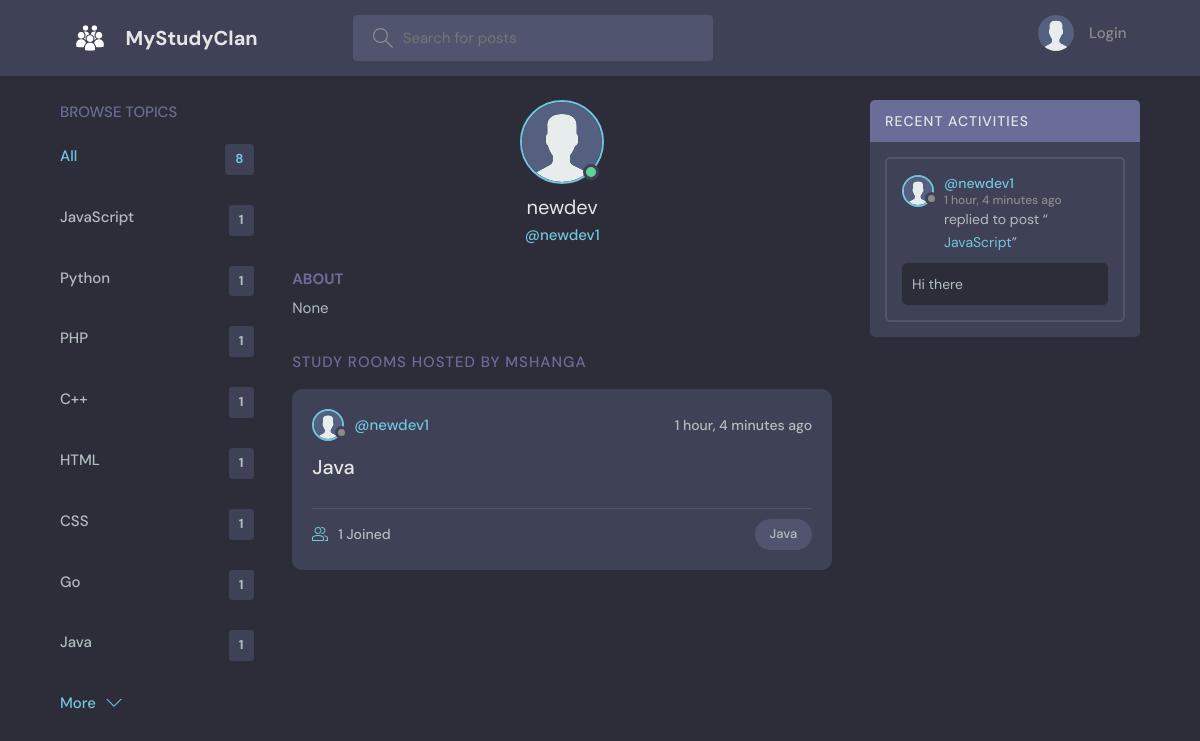
The app's page /profile/2/ with its own data.
### base/models.py (models this page shows, shortened)
class Topic(models.Model):
    name = models.CharField(max_length=200)

class User(AbstractUser):
    name = models.CharField(max_length=200, null=True)
    email = models.EmailField(unique=True, null=True)
    bio = models.TextField(null=True)
    avatar = models.ImageField(null=True, default="avatar.svg")
    USERNAME_FIELD = 'email'
    REQUIRED_FIELDS = []

class Room(models.Model):
    host = models.ForeignKey(User, on_delete=models.SET_NULL, null=True)
    topic = models.ForeignKey(Topic, on_delete=models.SET_NULL, null=True)
    name = models.CharField(max_length=200)
    description = models.TextField(null=True, blank=True)
    participants = models.ManyToManyField(
        User, related_name='participants', blank=True)
    updated = models.DateTimeField(auto_now=True)
    created = models.DateTimeField(auto_now_add=True)
    class Meta:
        ordering = ['-updated', '-created']
    def __str__(self):
        return self.name

class Message(models.Model):
    user = models.ForeignKey(User, on_delete=models.CASCADE)
    room = models.ForeignKey(Room, on_delete=models.CASCADE)
    body = models.TextField()
    updated = models.DateTimeField(auto_now=True)
    created = models.DateTimeField(auto_now_add=True)
    class Meta:
        ordering = ['-updated', '-created']

### base/views.py (the view)
# urls.py: path('profile/<str:pk>/', views.userProfile, name="user-profile"),
def userProfile(request, pk):
    user = User.objects.get(id=pk)
    rooms = user.room_set.all()
    room_messages = user.message_set.all()
    topics = Topic.objects.all()
    context = {'user': user, 'rooms': rooms,
               'room_messages': room_messages, 'topics': topics}
    return render(request, 'base/profile.html', context)

### base/templates/base/profile.html (shortened to what this page needs)
{% extends 'main.html' %}
{% block content %}
<main class="profile-page layout layout--3">
  <div class="container">
    {% include 'base/topics_component.html' %}
    <div class="roomList">
      <div class="profile">
        <div class="profile__avatar">
          <div class="avatar avatar--large active">
            <img src="{{user.avatar.url}}" />
          </div>
        </div>
        <div class="profile__info">
          <h3>{{user.name}}</h3>
          <p>@{{user.username}}</p>
        </div>
        <div class="profile__about">
          <h3>About</h3>
          <p>
            {{user.bio}}
          </p>
        </div>
      </div>
      <div class="roomList__header">
        <div>
          <h2>Study Rooms Hosted by mshanga</a>
          </h2>
        </div>
      </div>
      {% include 'base/feed_component.html' %}
    </div>
    {% include 'base/activity_component.html' %}
  </div>
</main>
{% endblock content %}

### base/templates/base/topics_component.html
<div class="topics">
    <div class="topics__header">
        <h2>Browse Topics</h2>
    </div>
    <ul class="topics__list">
        <li>
            <a href="{% url 'home' %}" class="active">All <span>{{topics.count}}</span></a>
        </li>
        {% for topic in topics %}
        <li>
            <a href="{% url 'home' %}?q={{topic.name}}">{{topic.name}}<span>{{topic.room_set.all.count}}</span></a>
        </li>
        {% endfor %}
    </ul>
    <a class="btn btn--link" href="{% url 'topics' %}">
        More
        <svg version="1.1" xmlns="http://www.w3.org/2000/svg" width="32" height="32" viewBox="0 0 32 32">
            <title>chevron-down</title>
            <path d="M16 21l-13-13h-3l16 16 16-16h-3l-13 13z"></path>
        </svg>
    </a>
</div>

### base/templates/base/feed_component.html (shortened to what this page needs)
{% for room in rooms %}
<div class="roomListRoom">
    <div class="roomListRoom__header">
        <a href="{% url 'user-profile' room.host.id %}" class="roomListRoom__author">
            <div class="avatar avatar--small">
                <img src="{{room.host.avatar.url}}" />
            </div>
            <span>@{{room.host.username}}</span>
        </a>
        <div class="roomListRoom__actions">
            <span>{{room.created|timesince}} ago</span>
        </div>
    </div>
    <div class="roomListRoom__content">
        <a href="{% url 'room' room.id %}">{{room.name}}</a>
    </div>
    <div class="roomListRoom__meta">
        <a href="{% url 'room' room.id %}" class="roomListRoom__joined">
            {{room.participants.all.count}} Joined
        </a>
        <p class="roomListRoom__topic">{{room.topic.name}}</p>
    </div>
</div>
{% endfor %}

### base/templates/base/activity_component.html (shortened to what this page needs)
<div class="activities">
    <div class="activities__header">
        <h2>Recent Activities</h2>
    </div>
    {% for message in room_messages %}
    <div class="activities__box">
        <div class="activities__boxHeader roomListRoom__header">
            <a href="{% url 'user-profile' message.user.id %}" class="roomListRoom__author">
                <div class="avatar avatar--small">
                    <img src="{{message.user.avatar.url}}" />
                </div>
                <p>
                    @{{message.user.username}}
                    <span>{{message.created|timesince}} ago</span>
                </p>
            </a>
        </div>
        <div class="activities__boxContent">
            <p>replied to post “<a href="{% url 'room' message.room.id %}">{{message.room}}</a>”</p>
            <div class="activities__boxRoomContent">{{message.body}}</div>
        </div>
    </div>
    {% endfor %}
</div>

### records on screen
Topic: name "JavaScript", room_set.all.count "1"
Topic: name "Python", room_set.all.count "1"
Topic: name "PHP", room_set.all.count "1"
Topic: name "C++", room_set.all.count "1"
Topic: name "HTML", room_set.all.count "1"
Topic: name "CSS", room_set.all.count "1"
Topic: name "Go", room_set.all.count "1"
Topic: name "Java", room_set.all.count "1"
User: avatar (placeholder picture), name "newdev", username "newdev1", bio "None"
Room: host.avatar (placeholder picture), host.username "newdev1", created "1 hour, 4 minutes", name "Java", participants.all.count "1", topic.name "Java"
Message: user.avatar (placeholder picture), user.username "newdev1", created "1 hour, 4 minutes", room "JavaScript", body "Hi there"

### other values on screen
{{ topics.count }} "8"
